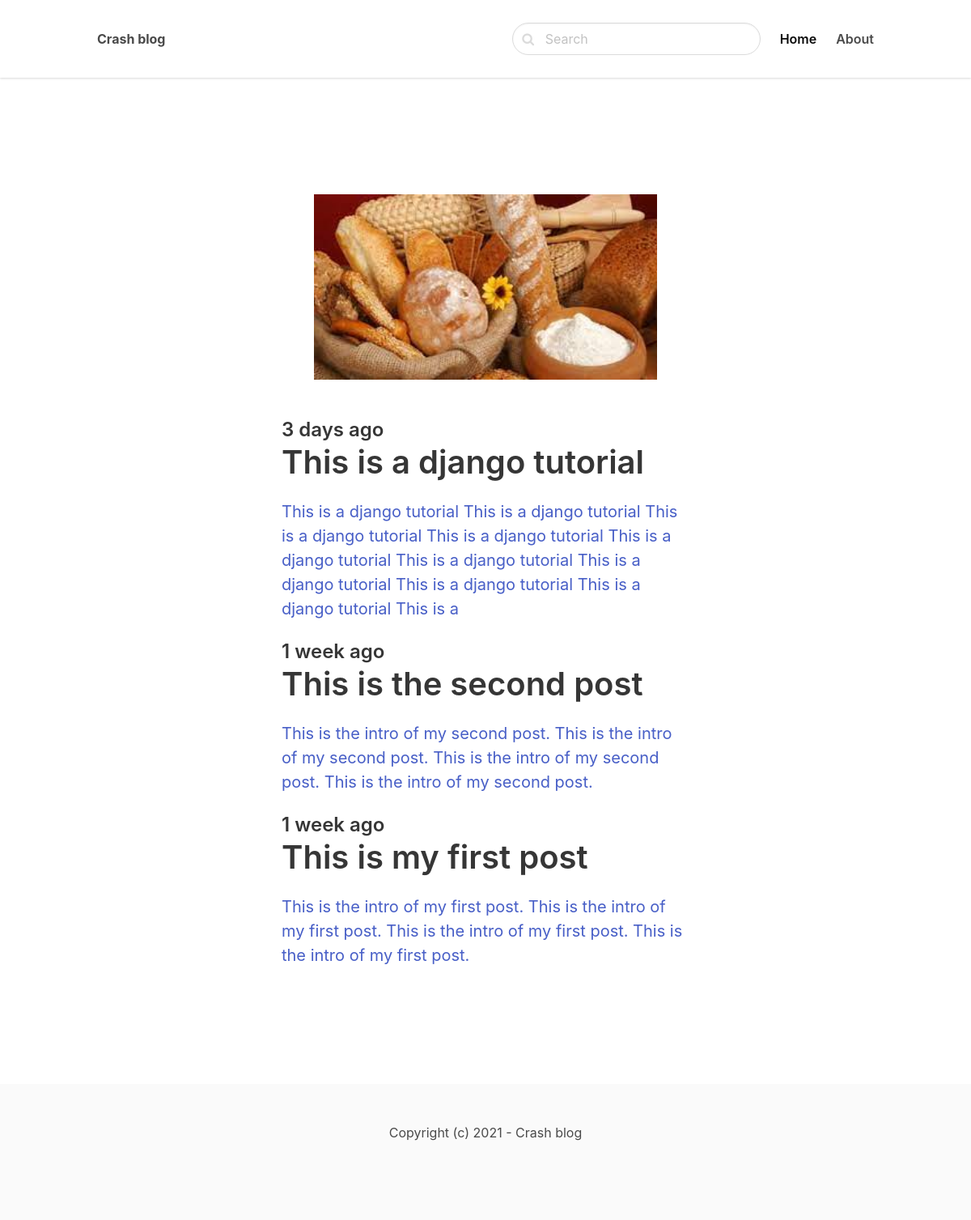
The page / on the database its author committed.
### blog/models.py (models this page shows, shortened)
class Post(models.Model):
    ACTIVE = 'active'
    DRAFT = 'draft'
    CHOICES_STATUS = (
        (ACTIVE, 'Active'),
        (DRAFT, 'Draft')
    )
    category = models.ForeignKey(Category, related_name='posts', on_delete=models.PROTECT)
    title = models.CharField(max_length=255)
    slug = models.SlugField(default="", null=False)
    intro = models.TextField()
    body = models.TextField()
    created_at = models.DateTimeField(auto_now_add=True)
    status = models.CharField(max_length=10, choices=CHOICES_STATUS, default=ACTIVE)
    image = models.ImageField(upload_to='uploads/', blank=True, null=True)
    class Meta:
        ordering = ('-created_at',)

### core/views.py (the view)
# urls.py: path('', frontpage, name='frontpage'),
def frontpage(request):
    posts = Post.objects.all()
    return render(request, 'core/frontpage.html' ,  {'posts': posts})

### core/templates/core/frontpage.html (shortened to what this page needs)
{% extends 'core/base.html' %}
{% block content %}
<section class="hero">
    <div class="hero-body">
        <div class="container">
            <section class="section">
                <div class="columns">
                    <div class="column is-8 is-offset-2">
                        {% for post in posts %}
                                <div class="content is-medium">
                                    <a href="{% url 'post_detail' post.category.slug post.slug %}">
                                        {% if post.image %}
                                            <figure class="image">
                                                <img src="{{ post.image.url }}">
                                            </figure>
                                        {% endif %}
                                        <h2 class="subtitle is-4">{{ post.created_at|timesince }} ago</h2>
                                        <h1 class="title">{{ post.title }}</h1>
                                        <p>{{ post.intro }}</p>
                                    </a>
                                </div>
                            {% endfor %}
                    </div>
                </div>
            </section>
        </div>
    </div>
</section>
{% endblock %}

### core/templates/core/base.html (shortened to what this page needs)
<!DOCTYPE html>
<html lang="en">
    <head>
        <link rel="stylesheet" href="https://unpkg.com/bulma@0.9.2/css/bulma.min.css">
        <link href="https://stackpath.bootstrapcdn.com/font-awesome/4.7.0/css/font-awesome.min.css" rel="stylesheet">
    </head>
<body>
    <nav class="navbar">
        <div class="container">
            <div class="navbar-brand">
                <a class="navbar-item" href="/">
                    <strong>Crash blog</strong>
                </a>
            </div>
            <div id="navbarMenu" class="navbar-menu">
                <div class="navbar-end">
                    <div class="navbar-item">
                        <form method="get" action="">
                            <div class="control has-icons-left">
                                <input class="input is-rounded" name="query" type="text" placeholder="Search">
                                <span class="icon is-left">
                                </span>
                            </div>
                        </form>
                    </div>
                    <a href="/" class="navbar-item is-active is-size-6 has-text-weight-semibold">
                        Home
                    </a>
                    <a href="{% url 'about' %}" class="navbar-item is-size-6 has-text-weight-semibold">
                        About
                    </a>
                </div>
            </div>
        </div>
    </nav>
    <section class="section">
        <div class="container">
            {% block content %}
            {% endblock %}
        </div>
    </section>
</body>
<footer class="footer">
    <div class="content has-text-centered">
        <p>
            Copyright (c) 2021 - Crash blog
        </p>
    </div>
</footer>
</html>

### core/templates/core/base.html (style rules this page uses)
nav.navbar { height: 6rem !important; box-shadow: 0 1px 3px 0 rgba(0, 0, 0, .1), 0 1px 2px 0 rgba(0, 0, 0, .06) !important; }

### rows shown on the page
Post: image (picture), created_at "3 days", title "This is a django tutorial", intro "This is a django tutorial This is a django tutorial This is a django tutorial This is a django tutorial This is a django tutorial This is a django tutorial This is a django tutorial This is a django tutorial This is a django tutorial This is a"
Post: created_at "1 week", title "This is the second post", intro "This is the intro of my second post. This is the intro of my second post. This is the intro of my second post. This is the intro of my second post."
Post: created_at "1 week", title "This is my first post", intro "This is the intro of my first post. This is the intro of my first post. This is the intro of my first post. This is the intro of my first post."
